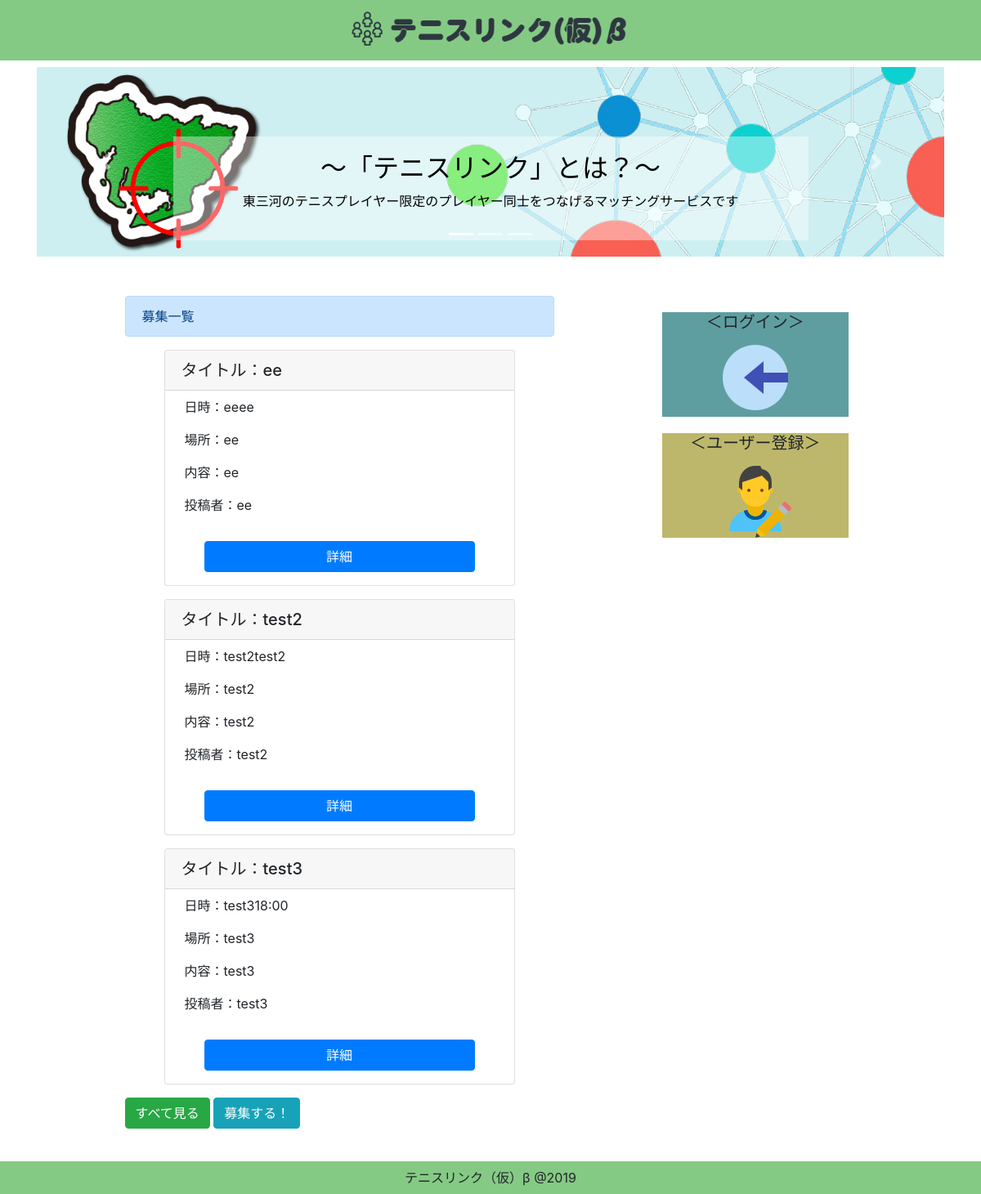
The page / on the database its author committed.
### matchapp/models.py (models this page shows)
class TennisModel(models.Model):
    title = models.CharField(max_length=100)
    content = models.TextField()
    author = models.CharField(max_length=100)
    date = models.CharField(max_length=100, null=True)
    time = models.CharField(max_length=100, null=True)
    place = models.CharField(max_length=100, null=True)

### matchapp/views.py (the view)
# urls.py: path('', topfunc, name='top'),
def topfunc(request):
    object_list = TennisModel.objects.all()[:]
    object_new = list(reversed(object_list))[:3]   #モデルを最後に作った順にする
    return render(request, 'matchapp/top.html', {'object_list':object_new})

### matchapp/templates/matchapp/top.html (shortened to what this page needs)
{% extends 'matchapp/base.html' %}
{% load static %}
{% block header %}
<main>
        <div class="py-2">
          <div class="container">
            <div id="main_visual" class="carousel slide" data-ride="carousel">
              <ol class="carousel-indicators">
                <li data-target="#main_visual" data-slide-to="0" class="active"></li>
                <li data-target="#main_visual" data-slide-to="1"></li>
                <li data-target="#main_visual" data-slide-to="2"></li>
              </ol>
              <div class="carousel-inner">
                <div class="carousel-item active">
                  <img class="img-fluid" src="{% static 'header.png' %}" alt="地域密着型テニスマッチングサービス">
                  <div class="carousel-caption d-none d-md-block carousel-background">
                    <h2 class="carousel-color">～「テニスリンク」とは？～</h2>
                    <p class="carousel-color">東三河のテニスプレイヤー限定のプレイヤー同士をつなげるマッチングサービスです</p>
                  </div>
                </div>
              </div>
              <a class="carousel-control-prev" href="#main_visual" role="button" data-slide="prev">
                <span class="carousel-control-prev-icon" aria-hidden="true"></span>
              </a>
              <a class="carousel-control-next" href="#main_visual" role="button" data-slide="next">
                <span class="carousel-control-next-icon" aria-hidden="true"></span>
              </a>
            </div>
          </div>
        </div>
</main>
{% endblock header %}
{% block content %}
<div class="container py-4">
    <div class="row">
        <div class='col-md-6 offset-md-1'>
            <div class="alert alert-primary" role="alert">
                募集一覧
            </div>
                {% for item in object_list %}
                <div class="card mx-5 my-3">
                    <h5 class="card-header">タイトル：{{item.title}}</h5>
		    <p class="card-text mx-4 mt-2">日時：{{item.date}}{{item.time}}</p>
		    <p class="card-text mx-4">場所：{{item.place}}</p>
		    <p class="card-text mx-4">内容：{{item.content}}</p>
		    <p class="card-text mx-4">投稿者：{{item.author}}</p>
                    <a href="{% url 'detail' item.pk %}" class="btn btn-primary mx-5 my-3">詳細</a>
                </div>
                {% endfor %}
            <a class="btn btn-success" href="{% url 'list' %}" role="button">すべて見る</a>
            <a class="btn btn-info" href="{% url 'create' %}" role="button">募集する！</a>
        </div>
        <div class="col-md-3 offset-md-1">
            <div style="background-color: cadetblue; text-align:center; margin: 20px 10px;">
                <h5>＜ログイン＞</h5>
                <a href="{% url 'register:login' %}"><img src="{% static 'login.png' %}" alt="ログイン"></a>
            </div>
            <div style="background-color: darkkhaki; text-align:center; margin: 20px 10px;">
                <h5>＜ユーザー登録＞</h5>
                <a href="{% url 'register:user_create' %}"><img src="{% static 'register.png' %}" alt="ユーザー登録"></a>
            </div>
        </div>
    </div>
</div>
{% endblock content %}

### static/style.css (style rules this page uses)
html, body { height: 100%; }
.carousel-color { color: black; }
.carousel-background { background-color: rgba(255, 255, 255, 0.4); }

### rows shown on the page
TennisModel: title "ee", date "ee", time "ee", place "ee", content "ee", author "ee"
TennisModel: title "test2", date "test2", time "test2", place "test2", content "test2", author "test2"
TennisModel: title "test3", date "test3", time "18:00", place "test3", content "test3", author "test3"
